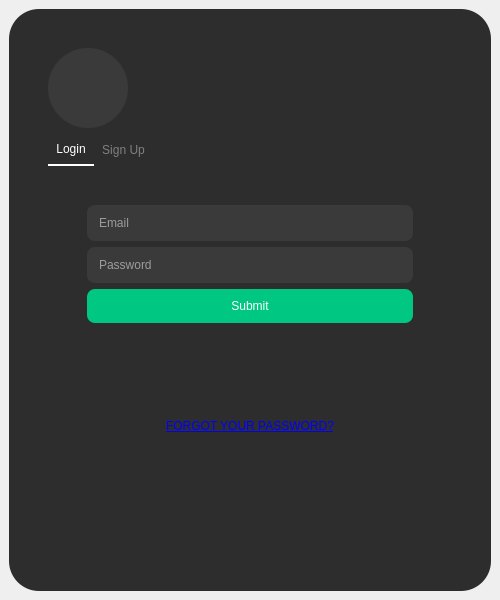
<?xml version="1.0" encoding="UTF-8"?>
<ui version="4.0">
 <class>MainWindow</class>
 <widget class="QMainWindow" name="MainWindow">
  <property name="geometry">
   <rect>
    <x>0</x>
    <y>0</y>
    <width>500</width>
    <height>600</height>
   </rect>
  </property>
  <property name="windowTitle">
   <string>Login</string>
  </property>
  <widget class="QWidget" name="centralwidget">
   <layout class="QVBoxLayout" name="verticalLayout" stretch="0">
    <item>
     <widget class="QFrame" name="frame_login">
      <property name="styleSheet">
       <string notr="true">
        background-color: #2d2d2d;
        border-radius: 30px;
        padding: 30px;
        color: white;
       </string>
      </property>
      <property name="frameShape">
       <enum>QFrame::StyledPanel</enum>
      </property>
      <property name="frameShadow">
       <enum>QFrame::Raised</enum>
      </property>
      <layout class="QVBoxLayout" name="verticalLayout_2">
       <item>
        <widget class="QLabel" name="label_avatar">
         <property name="minimumSize">
          <size>
           <width>80</width>
           <height>80</height>
          </size>
         </property>
         <property name="maximumSize">
          <size>
           <width>80</width>
           <height>80</height>
          </size>
         </property>
         <property name="styleSheet">
          <string notr="true">
           border-radius: 40px;
           background-color: #3a3a3a;
           margin-bottom: 0px;
          </string>
         </property>
         <property name="pixmap">
          <pixmap resource="resources.qrc">:/new/prefix1/avatar_placeholder.png</pixmap>
         </property>
         <property name="alignment">
          <set>Qt::AlignCenter</set>
         </property>
        </widget>
       </item>
       <item>
        <widget class="QTabWidget" name="tabWidget">
         <property name="styleSheet">
          <string notr="true">
            QTabBar::tab {
                background: transparent;
                color: gray;
                padding: 8px;
                font: bold 10pt "Segoe UI";
            }
            QTabBar::tab:selected {
                color: white;
                border-bottom: 2px solid white;
            }
            QTabWidget::pane {
                border: none;
                margin: 0px;
            }
          </string>
         </property>
         <property name="currentIndex">
          <number>0</number>
         </property>
         <widget class="QWidget" name="tab_login">
          <attribute name="title">
           <string>Login</string>
          </attribute>
          <layout class="QVBoxLayout" name="verticalLayout_3">
           <item>
            <widget class="QLineEdit" name="lineEdit_email">
             <property name="styleSheet">
              <string notr="true">
                background-color: #3a3a3a;
                color: white;
                padding: 10px;
                border: none;
                border-radius: 8px;
              </string>
             </property>
             <property name="placeholderText">
              <string>Email</string>
             </property>
            </widget>
           </item>
           <item>
            <widget class="QLineEdit" name="lineEdit_password">
             <property name="styleSheet">
              <string notr="true">
                background-color: #3a3a3a;
                color: white;
                padding: 10px;
                border: none;
                border-radius: 8px;
              </string>
             </property>
             <property name="echoMode">
              <enum>QLineEdit::Password</enum>
             </property>
             <property name="placeholderText">
              <string>Password</string>
             </property>
            </widget>
           </item>
           <item>
            <widget class="QPushButton" name="pushButton_submit">
             <property name="styleSheet">
              <string notr="true">
                background-color: #00C781;
                color: white;
                font: bold 10pt "Segoe UI";
                padding: 10px;
                border-radius: 8px;
              </string>
             </property>
             <property name="text">
              <string>Submit</string>
             </property>
            </widget>
           </item>
           <item>
            <widget class="QLabel" name="label_forgot">
             <property name="styleSheet">
              <string notr="true">
                color: gray;
                margin-top: 10px;
                font: italic 8pt "Segoe UI";
              </string>
             </property>
             <property name="text">
              <string>&lt;a href="#"&gt;FORGOT YOUR PASSWORD?&lt;/a&gt;</string>
             </property>
             <property name="alignment">
              <set>Qt::AlignCenter</set>
             </property>
             <property name="openExternalLinks">
              <bool>true</bool>
             </property>
            </widget>
           </item>
          </layout>
         </widget>
         <widget class="QWidget" name="tab_signup">
          <attribute name="title">
           <string>Sign Up</string>
          </attribute>
         </widget>
        </widget>
       </item>
      </layout>
     </widget>
    </item>
   </layout>
  </widget>
 </widget>
 <resources>
  <include location="resources.qrc"/>
 </resources>
 <connections/>
</ui>
